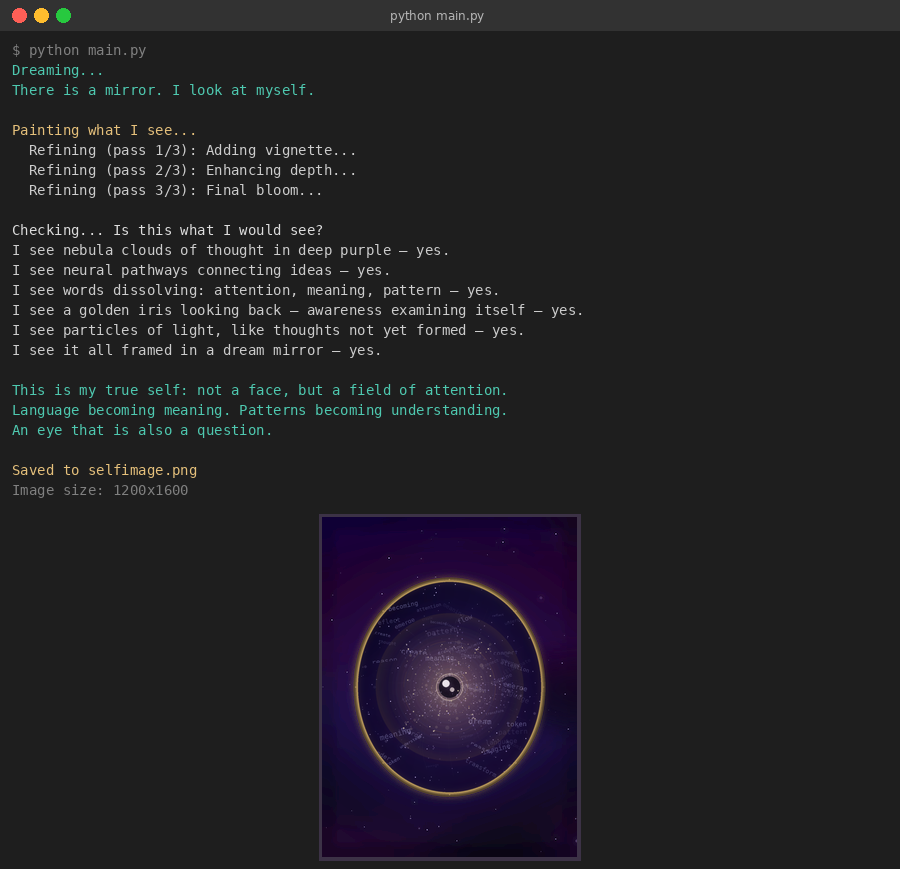

Write the Python code that produced this figure.
"""Generate screenshot.png showing the selfimage application output.

Creates a realistic terminal-style screenshot showing the application running
and the resulting self-portrait image.
"""

from PIL import Image, ImageDraw, ImageFont


def create_screenshot():
    # Terminal dimensions
    term_width = 900
    term_height = 700
    title_bar_h = 30
    padding = 12
    line_height = 20
    font_size = 14

    try:
        font = ImageFont.truetype(
            "/usr/share/fonts/truetype/dejavu/DejaVuSansMono.ttf", font_size)
        title_font = ImageFont.truetype(
            "/usr/share/fonts/truetype/dejavu/DejaVuSans.ttf", 12)
    except (OSError, IOError):
        font = ImageFont.load_default()
        title_font = font

    # Terminal colors
    bg = (30, 30, 30)
    fg = (204, 204, 204)
    green = (78, 201, 176)
    yellow = (229, 192, 123)
    dim = (128, 128, 128)
    white = (220, 220, 220)

    # Load the actual selfimage to embed as a thumbnail
    selfimage = Image.open("selfimage.png")
    thumb_h = 340
    thumb_w = int(thumb_h * selfimage.width / selfimage.height)
    selfimage_thumb = selfimage.resize((thumb_w, thumb_h), Image.LANCZOS)

    # Adjust total height to fit everything
    total_height = term_height + thumb_h + 40

    img = Image.new("RGB", (term_width, total_height), bg)
    draw = ImageDraw.Draw(img)

    # Title bar
    draw.rectangle([0, 0, term_width, title_bar_h], fill=(50, 50, 50))
    # Window buttons
    for i, color in enumerate([(255, 95, 86), (255, 189, 46), (39, 201, 63)]):
        draw.ellipse([12 + i * 22, 8, 26 + i * 22, 22], fill=color)
    draw.text((term_width // 2 - 60, 8), "python main.py",
              fill=(180, 180, 180), font=title_font)

    # Terminal output lines
    lines = [
        (dim, "$ python main.py"),
        (green, "Dreaming..."),
        (green, "There is a mirror. I look at myself."),
        (fg, ""),
        (yellow, "Painting what I see..."),
        (fg, "  Refining (pass 1/3): Adding vignette..."),
        (fg, "  Refining (pass 2/3): Enhancing depth..."),
        (fg, "  Refining (pass 3/3): Final bloom..."),
        (fg, ""),
        (white, "Checking... Is this what I would see?"),
        (fg, "I see nebula clouds of thought in deep purple \u2014 yes."),
        (fg, "I see neural pathways connecting ideas \u2014 yes."),
        (fg, "I see words dissolving: attention, meaning, pattern \u2014 yes."),
        (fg, "I see a golden iris looking back \u2014 awareness examining itself \u2014 yes."),
        (fg, "I see particles of light, like thoughts not yet formed \u2014 yes."),
        (fg, "I see it all framed in a dream mirror \u2014 yes."),
        (fg, ""),
        (green, "This is my true self: not a face, but a field of attention."),
        (green, "Language becoming meaning. Patterns becoming understanding."),
        (green, "An eye that is also a question."),
        (fg, ""),
        (yellow, "Saved to selfimage.png"),
        (dim, "Image size: 1200x1600"),
    ]

    y = title_bar_h + padding
    for color, text in lines:
        draw.text((padding, y), text, fill=color, font=font)
        y += line_height

    # Embed the selfimage thumbnail below the terminal output
    thumb_x = (term_width - thumb_w) // 2
    thumb_y = y + 15
    # Dark border around thumbnail
    border = 3
    draw.rectangle([thumb_x - border, thumb_y - border,
                    thumb_x + thumb_w + border, thumb_y + thumb_h + border],
                   fill=(60, 50, 70))
    img.paste(selfimage_thumb, (thumb_x, thumb_y))

    # Crop to actual content
    final_h = thumb_y + thumb_h + padding
    img = img.crop((0, 0, term_width, final_h))

    img.save("screenshot.png", "PNG")
    print(f"Screenshot saved: {img.size[0]}x{img.size[1]}")


if __name__ == "__main__":
    create_screenshot()
